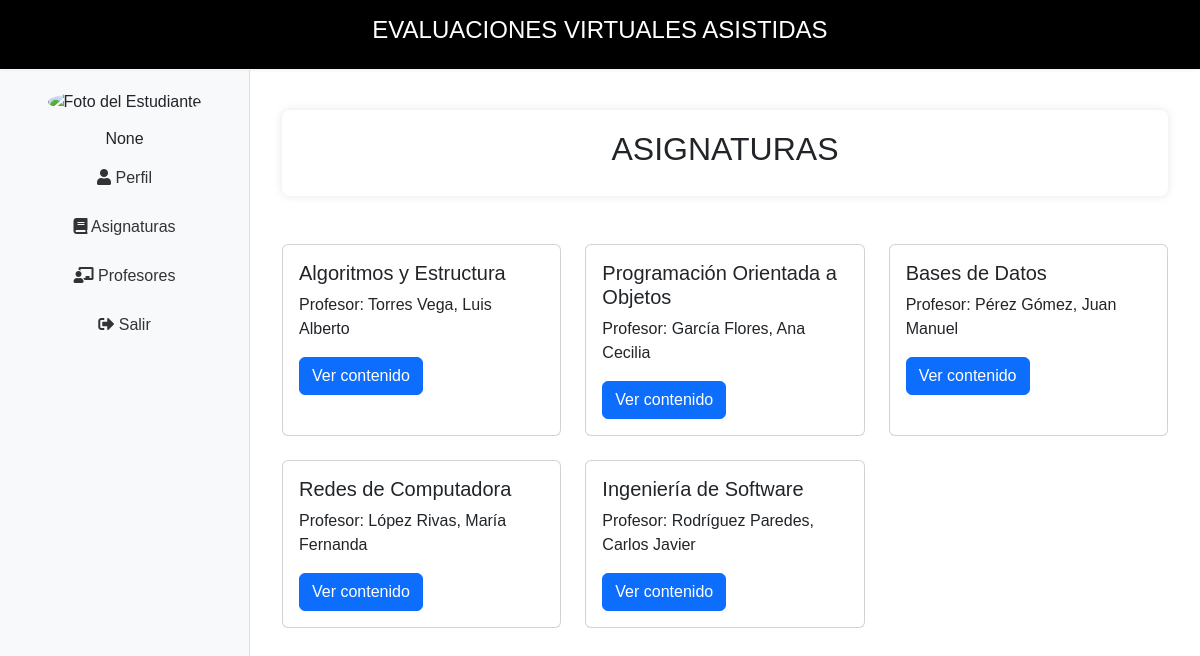
Page /portalEstudiante/ on the committed database.
### webApp/models.py (models this page shows, shortened)
class Curso(models.Model):
    nombre=models.CharField(max_length=50)
    docente = models.ForeignKey(Docente, on_delete=models.CASCADE, related_name='cursos')
    class Meta:
        verbose_name='curso'
        verbose_name_plural='cursos'
        db_table='cursos'

class Docente(models.Model):
    user = models.OneToOneField(User, on_delete=models.CASCADE, related_name='docente')
    apellido_paterno=models.CharField(max_length=20, verbose_name='Apeliido Paterno')
    apellido_materno=models.CharField(max_length=20, verbose_name='Apellido Materno')
    nombres=models.CharField(max_length=20)
    fecha_nacimiento=models.DateField(verbose_name='fecha de Nacimiento')
    sexo=models.CharField(max_length=1, choices=sexos, default='-')
    direccion=models.CharField(max_length=50, verbose_name="dirección",null=True, blank=True)
    telefono=models.CharField(max_length=9,null=True, blank=True)
    def nombre_completo(self):
        return "{} {}, {}".format(self.apellido_paterno, self.apellido_materno, self.nombres)
    class Meta:
        verbose_name='docente'
        verbose_name_plural='docentes'
        db_table='docente'

### portalEstudiante/views.py (the view)
# urls.py: path('',asignatura,name='asignatura'),
def asignatura(request):
    cursos = Curso.objects.select_related('docente').all()
    context = {
        'cursos': cursos,
    }
    return render(request, "Asignaturas/asignaturas.html",context)

### portalEstudiante/context_processors.py (called while the page is built, shortened)
def nombre_estudiante(request):
    return {'nombre_estudiante': None, 'foto_estudiante': None}

### portalEstudiante/templates/Asignaturas/asignaturas.html
{% extends "portalEstudiante/base.html" %}
{% load static %}
{% load widget_tweaks %}
{% block content %}
<div class="container mt-3">
    <div class="contenido">
        <h2 class="text-center" style="font-family: 'Rockwell', sans-serif;">ASIGNATURAS</h2>
    </div>
</div>
<div class="container mt-5">
    <div class="row">
        {% if cursos %}
            {% for curso in cursos %}
                <div class="col-md-4 mb-4">
                    <div class="card h-100">
                        <div class="card-body">
                            <h5 class="card-title">{{ curso.nombre }}</h5>
                            <p class="card-text">Profesor: {{ curso.docente.nombre_completo }}</p>
                            <a href="{% url 'evaluaciones' curso.id %}" class="btn btn-primary">Ver contenido</a>
                        </div>
                    </div>
                </div>
            {% endfor %}
        {% else %}
            <p>No hay cursos disponibles.</p>
        {% endif %}
    </div>
</div>
{% endblock content %}

### portalEstudiante/templates/portalEstudiante/base.html (style rules this page uses)
.contenido { padding: 20px; margin: 20px auto; background-color: #fff; border-radius: 8px; box-shadow: 0 0 10px rgba(0, 0, 0, 0.1); }
body { display: flex; flex-direction: column; margin: 0; padding: 0; font-family: Arial, sans-serif; height: 100vh; }

### rows in the picture
Curso: nombre "Algoritmos y Estructura", docente.nombre_completo "Torres Vega, Luis Alberto"
Curso: nombre "Programación Orientada a Objetos", docente.nombre_completo "García Flores, Ana Cecilia"
Curso: nombre "Bases de Datos", docente.nombre_completo "Pérez Gómez, Juan Manuel"
Curso: nombre "Redes de Computadora", docente.nombre_completo "López Rivas, María Fernanda"
Curso: nombre "Ingeniería de Software", docente.nombre_completo "Rodríguez Paredes, Carlos Javier"

### other values in the picture
{{ nombre_estudiante }} "None"
